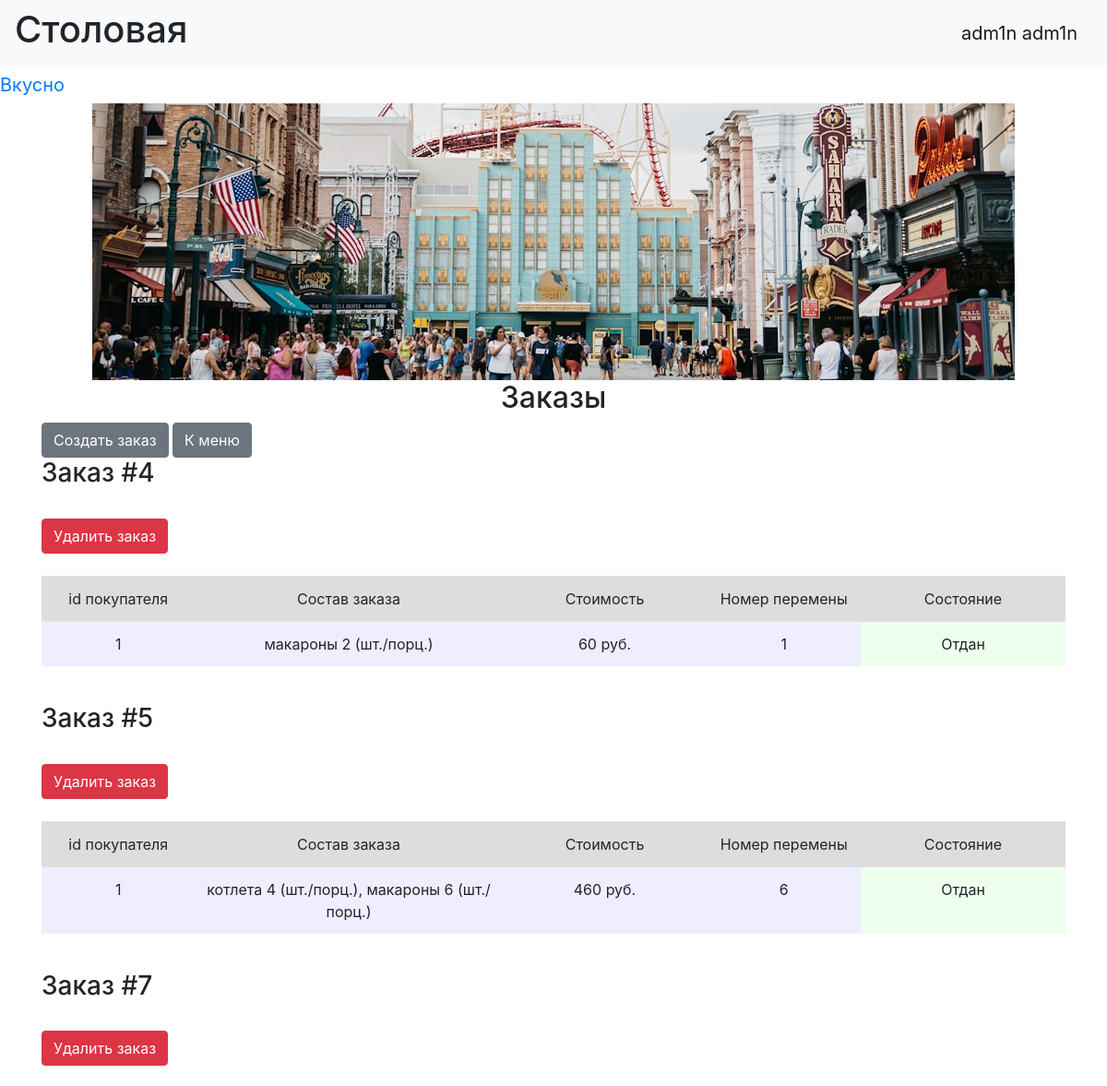
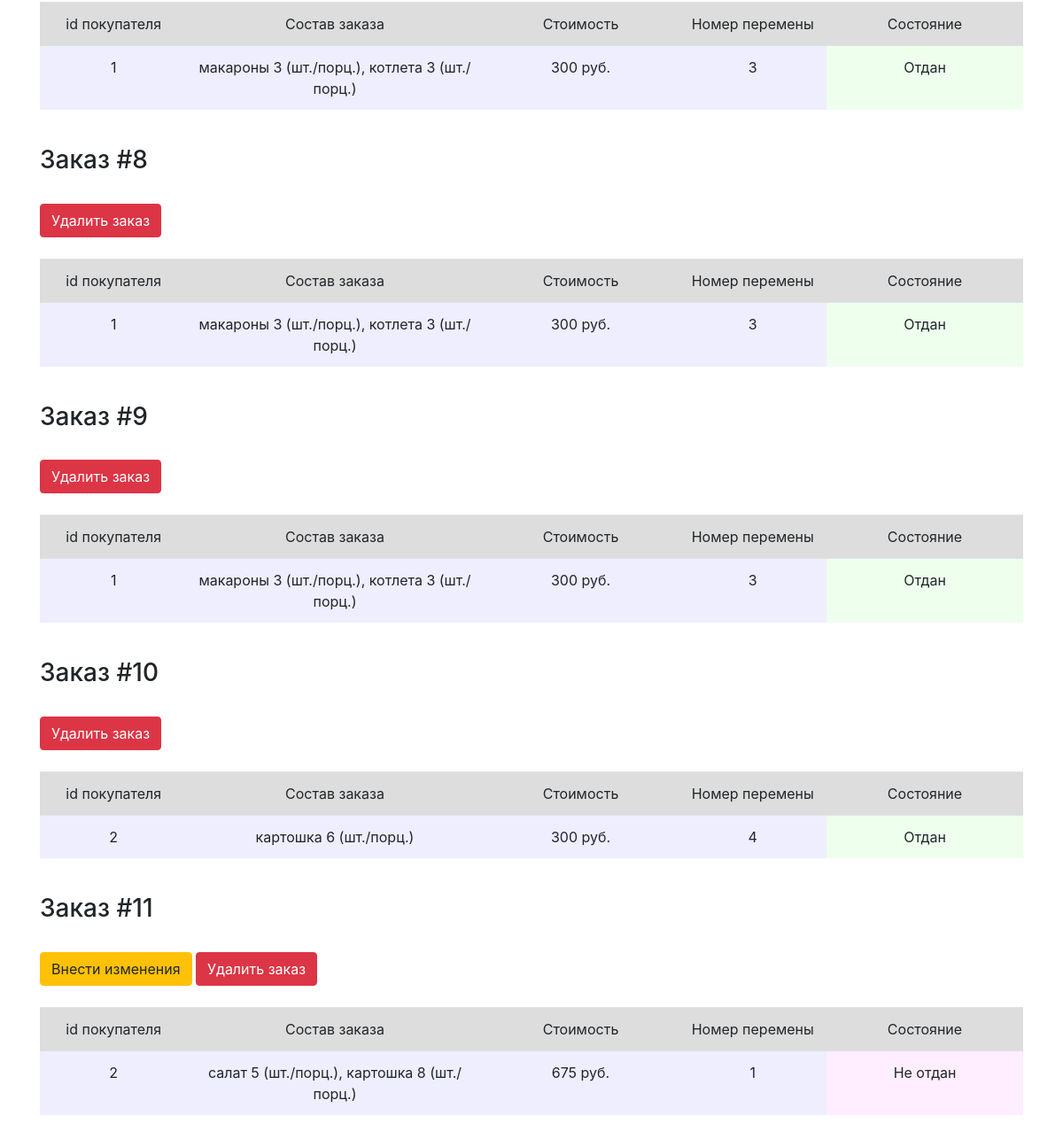
Page /index (signed in) on the committed database (2 pictures, top to bottom).
### data/users.py (models this page shows, shortened)
class User(SqlAlchemyBase, UserMixin, SerializerMixin):
    __tablename__ = 'users'
    id = sqlalchemy.Column(sqlalchemy.Integer, primary_key=True, autoincrement=True)
    name = sqlalchemy.Column(sqlalchemy.String)
    surname = sqlalchemy.Column(sqlalchemy.String)
    grade = sqlalchemy.Column(sqlalchemy.String)
    password = sqlalchemy.Column(sqlalchemy.String)
    admin = sqlalchemy.Column(sqlalchemy.Boolean, nullable=False, default=False)

### data/orders.py (models this page shows)
class PersonalOrder(SqlAlchemyBase, UserMixin, SerializerMixin):
    __tablename__ = 'orders'
    id = sqlalchemy.Column(sqlalchemy.Integer, primary_key=True, autoincrement=True)
    person = sqlalchemy.Column(sqlalchemy.Integer, sqlalchemy.ForeignKey("users.id"))
    meal = sqlalchemy.Column(sqlalchemy.String)
    pause = sqlalchemy.Column(sqlalchemy.Integer)  #номер перемены
    status = sqlalchemy.Column(sqlalchemy.Boolean, default=False)

### main.py (the view)
@application.route("/")
@application.route("/index")
def index():
    db_sess = db_session.create_session()
    data = [order for order in db_sess.query(PersonalOrder).all()]
    orders = []
    for elem in data:
        summ = 0
        meal_count = {}
        for name_count in elem.meal.split(', '):
            meal_count[name_count.split('-')[0]] = int(name_count.split('-')[1])
            summ += prices[name_count.split('-')[0]] * int(name_count.split('-')[1])
        orders.append([elem.id, elem.person, ', \n'.join([f'{x} {y} (шт./порц.)' for x, y in meal_count.items()]),
                       summ, elem.pause, elem.status])
    return render_template("index.html", orders=orders, title='Заказы')

### data/db_session.py (called while the page is built)
def create_session() -> Session:
    global __factory
    return __factory()

### main.py (called while the page is built)
@login_manager.user_loader
def load_user(user_id):
    db_sess = db_session.create_session()
    return db_sess.get(User, user_id)

### templates/index.html (shortened to what this page needs)
{% extends "base.html" %}
{% block content %}
<h2 align="center">{{title}}</h2>
{% if current_user.is_authenticated %}
    <a href="add_order" class="btn btn-secondary">Создать заказ</a>
    <a href="show_menu" class="btn btn-secondary">К меню</a>
    <br>
{% endif %}
{% for order in orders %}
<h3>Заказ #{{ order[0] }}</h3>
<br>{% if current_user.admin %}
<div>
    {% if not order[5] %}
        <a href="/orders/{{ order[0] }}" class="btn btn-warning">Внести изменения</a>
    {% endif %}
    <a href="/delete_order/{{ order[0] }}" class="btn btn-danger">Удалить заказ</a>
</div>
<br>
{% endif %}
<div class="table_container">
    <table class="table">
        <tr class="my_row">
            <td class="title" width="150px" bgcolor="#dddddd" align="center">id покупателя</td>
            <td class="title" width="300px" bgcolor="#dddddd" align="center">Состав заказа</td>
            <td class="title" width="200px" bgcolor="#dddddd" align="center">Стоимость</td>
            <td class="title" width="150px" bgcolor="#dddddd" align="center">Номер перемены</td>
            <td class="title" width="200px" bgcolor="#dddddd" align="center">Состояние</td>
        </tr>
        <tr class="my_row">
            <td class="ordinary" bgcolor="#eeeeff" align="center">{{ order[1] }}</td>
            <td class="ordinary" bgcolor="#eeeeff" align="center">{{ order[2] }}</td>
            <td class="ordinary" bgcolor="#eeeeff" align="center">{{ order[3] }} руб.</td>
            <td class="ordinary" bgcolor="#eeeeff" align="center">{{ order[4] }}</td>
            {% if order[5] %}
            <td class="ordinary" bgcolor="#eeffee" align="center">Отдан</td>
            {% else %}
            <td class="ordinary" bgcolor="#ffeeff" align="center">Не отдан</td>
            {% endif %}
        </tr>
    </table>
</div>
<br>
{% endfor %}
{% endblock %}

### templates/base.html (shortened to what this page needs)
<!DOCTYPE html>
<html lang="en">
<head>
    <link rel="stylesheet" href="https://stackpath.bootstrapcdn.com/bootstrap/4.4.1/css/bootstrap.min.css"
>
    <link rel="stylesheet" href="../static/css/style.css">
</head>
  <body>
    <header>
      <nav class="navbar navbar-light bg-light">
          <h1>Столовая</h1>
          {% if current_user.is_authenticated %}
            <a class="navbar-brand" href="/logout">{{ current_user.name }} {{ current_user.surname }}</a>
          {% else %}
            <a class="btn btn-primary " href="/register_user">Зарегистрировать ученика</a>
            <a class="btn btn-primary " href="/register_admin">Зарегистрировать админа</a>
            <a class="btn btn-success" href="/login">Войти</a>
          {% endif %}
      </nav>
        <a class="navbar-brand" href="#">Вкусно</a>
    </header>
    <center>
        <img src="../static/img/photo.jpg">
    </center>
    <main role="main" class="container">
        <link rel="stylesheet" href="../static/img/photo.jpg">
        {% block content %}{% endblock %}
    </main>
  </body>
</html>

### rows in the picture
User: name "adm1n", surname "adm1n"
PersonalOrder: id "5", order "1", order "котлета 4 (шт./порц.), макароны 6 (шт./порц.)", order "460", pause "6", shows "Отдан"
PersonalOrder: id "7", order "1", order "макароны 3 (шт./порц.), котлета 3 (шт./порц.)", order "300", pause "3", shows "Отдан"
PersonalOrder: id "8", order "1", order "макароны 3 (шт./порц.), котлета 3 (шт./порц.)", order "300", pause "3", shows "Отдан"
PersonalOrder: id "9", order "1", order "макароны 3 (шт./порц.), котлета 3 (шт./порц.)", order "300", pause "3", shows "Отдан"
PersonalOrder: id "10", person "2", order "картошка 6 (шт./порц.)", order "300", pause "4", shows "Отдан"
PersonalOrder: id "11", person "2", order "салат 5 (шт./порц.), картошка 8 (шт./порц.)", order "675", pause "1", shows "Не отдан"

### other values in the picture
{{ title }} "Заказы"
{{ order[0] }} "4"
{{ order[1] }} "1"
{{ order[2] }} "макароны 2 (шт./порц.)"
{{ order[3] }} "60"
{{ order[4] }} "1"
